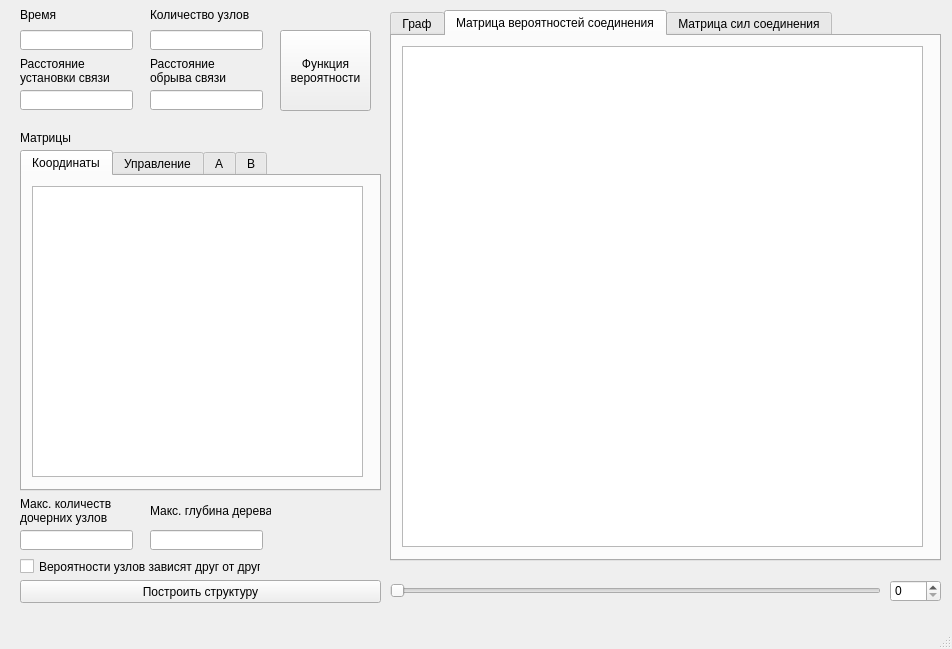
<?xml version="1.0" encoding="UTF-8"?>
<ui version="4.0">
 <class>MainWindow</class>
 <widget class="QMainWindow" name="MainWindow">
  <property name="geometry">
   <rect>
    <x>0</x>
    <y>0</y>
    <width>952</width>
    <height>649</height>
   </rect>
  </property>
  <property name="windowTitle">
   <string>MainWindow</string>
  </property>
  <widget class="QWidget" name="centralwidget">
   <widget class="QTabWidget" name="tabWidget__inputMatrices">
    <property name="geometry">
     <rect>
      <x>20</x>
      <y>150</y>
      <width>361</width>
      <height>341</height>
     </rect>
    </property>
    <property name="currentIndex">
     <number>0</number>
    </property>
    <widget class="QWidget" name="tab__x">
     <attribute name="title">
      <string>Координаты</string>
     </attribute>
     <widget class="QTableWidget" name="tableWidget__inputx">
      <property name="geometry">
       <rect>
        <x>10</x>
        <y>10</y>
        <width>331</width>
        <height>291</height>
       </rect>
      </property>
     </widget>
    </widget>
    <widget class="QWidget" name="tab__u">
     <attribute name="title">
      <string>Управление</string>
     </attribute>
     <widget class="QTableWidget" name="tableWidget__inputu">
      <property name="geometry">
       <rect>
        <x>10</x>
        <y>10</y>
        <width>331</width>
        <height>291</height>
       </rect>
      </property>
     </widget>
    </widget>
    <widget class="QWidget" name="tab__A">
     <attribute name="title">
      <string>A</string>
     </attribute>
     <widget class="QTableWidget" name="tableWidget__inputA">
      <property name="geometry">
       <rect>
        <x>10</x>
        <y>10</y>
        <width>331</width>
        <height>291</height>
       </rect>
      </property>
     </widget>
    </widget>
    <widget class="QWidget" name="tab__B">
     <attribute name="title">
      <string>B</string>
     </attribute>
     <widget class="QTableWidget" name="tableWidget__inputB">
      <property name="geometry">
       <rect>
        <x>10</x>
        <y>10</y>
        <width>331</width>
        <height>291</height>
       </rect>
      </property>
     </widget>
    </widget>
   </widget>
   <widget class="QLabel" name="label__inputMatrices">
    <property name="geometry">
     <rect>
      <x>20</x>
      <y>122</y>
      <width>351</width>
      <height>31</height>
     </rect>
    </property>
    <property name="text">
     <string>Матрицы</string>
    </property>
   </widget>
   <widget class="QLineEdit" name="lineEdit__inputNodeAmount">
    <property name="geometry">
     <rect>
      <x>150</x>
      <y>30</y>
      <width>113</width>
      <height>20</height>
     </rect>
    </property>
   </widget>
   <widget class="QLineEdit" name="lineEdit__inputTime">
    <property name="geometry">
     <rect>
      <x>20</x>
      <y>30</y>
      <width>113</width>
      <height>20</height>
     </rect>
    </property>
   </widget>
   <widget class="QLabel" name="label__inputTime">
    <property name="geometry">
     <rect>
      <x>20</x>
      <y>-1</y>
      <width>111</width>
      <height>31</height>
     </rect>
    </property>
    <property name="text">
     <string>Время</string>
    </property>
   </widget>
   <widget class="QLabel" name="label__inputNodeAmount">
    <property name="geometry">
     <rect>
      <x>150</x>
      <y>-1</y>
      <width>111</width>
      <height>31</height>
     </rect>
    </property>
    <property name="text">
     <string>Количество узлов</string>
    </property>
   </widget>
   <widget class="QLabel" name="label__inputMaxSubNodes">
    <property name="geometry">
     <rect>
      <x>20</x>
      <y>490</y>
      <width>91</width>
      <height>41</height>
     </rect>
    </property>
    <property name="text">
     <string>Макс. количество
дочерних узлов</string>
    </property>
   </widget>
   <widget class="QLineEdit" name="lineEdit__inputMaxSubNodes">
    <property name="geometry">
     <rect>
      <x>20</x>
      <y>530</y>
      <width>113</width>
      <height>20</height>
     </rect>
    </property>
   </widget>
   <widget class="QLabel" name="label__inputMaxTreeLength">
    <property name="geometry">
     <rect>
      <x>150</x>
      <y>490</y>
      <width>121</width>
      <height>41</height>
     </rect>
    </property>
    <property name="text">
     <string>Макс. глубина дерева</string>
    </property>
   </widget>
   <widget class="QLineEdit" name="lineEdit__inputMaxTreeLength">
    <property name="geometry">
     <rect>
      <x>150</x>
      <y>530</y>
      <width>113</width>
      <height>20</height>
     </rect>
    </property>
   </widget>
   <widget class="QCheckBox" name="checkBox__inputProbDepending">
    <property name="geometry">
     <rect>
      <x>20</x>
      <y>556</y>
      <width>241</width>
      <height>21</height>
     </rect>
    </property>
    <property name="text">
     <string>Вероятности узлов зависят друг от друга</string>
    </property>
   </widget>
   <widget class="QPushButton" name="pushButton__buildStructure">
    <property name="geometry">
     <rect>
      <x>20</x>
      <y>580</y>
      <width>361</width>
      <height>23</height>
     </rect>
    </property>
    <property name="text">
     <string>Построить структуру</string>
    </property>
   </widget>
   <widget class="QTabWidget" name="tabWidget__displayStructure">
    <property name="geometry">
     <rect>
      <x>390</x>
      <y>10</y>
      <width>551</width>
      <height>551</height>
     </rect>
    </property>
    <property name="currentIndex">
     <number>1</number>
    </property>
    <widget class="QWidget" name="tab__displayGraph">
     <attribute name="title">
      <string>Граф</string>
     </attribute>
     <widget class="MplWidget" name="widget__displayGraph" native="true">
      <property name="geometry">
       <rect>
        <x>10</x>
        <y>10</y>
        <width>521</width>
        <height>501</height>
       </rect>
      </property>
     </widget>
    </widget>
    <widget class="QWidget" name="tab__displayProbMatrix">
     <attribute name="title">
      <string>Матрица вероятностей соединения</string>
     </attribute>
     <widget class="QTableWidget" name="tableWidget__displayProbMatrix">
      <property name="geometry">
       <rect>
        <x>10</x>
        <y>10</y>
        <width>521</width>
        <height>501</height>
       </rect>
      </property>
     </widget>
    </widget>
    <widget class="QWidget" name="tab__displayPowerMatrix">
     <attribute name="title">
      <string>Матрица сил соединения</string>
     </attribute>
     <widget class="QTableWidget" name="tableWidget__displayPowerMatrix">
      <property name="geometry">
       <rect>
        <x>10</x>
        <y>10</y>
        <width>521</width>
        <height>501</height>
       </rect>
      </property>
     </widget>
    </widget>
   </widget>
   <widget class="QSlider" name="horizontalSlider__controlTime">
    <property name="geometry">
     <rect>
      <x>390</x>
      <y>580</y>
      <width>491</width>
      <height>22</height>
     </rect>
    </property>
    <property name="orientation">
     <enum>Qt::Horizontal</enum>
    </property>
   </widget>
   <widget class="QSpinBox" name="spinBox__controlTime">
    <property name="geometry">
     <rect>
      <x>890</x>
      <y>580</y>
      <width>51</width>
      <height>22</height>
     </rect>
    </property>
   </widget>
   <widget class="QLabel" name="label__inputDistanceLinkOn">
    <property name="geometry">
     <rect>
      <x>20</x>
      <y>50</y>
      <width>111</width>
      <height>41</height>
     </rect>
    </property>
    <property name="text">
     <string>Расстояние
установки связи</string>
    </property>
   </widget>
   <widget class="QLineEdit" name="lineEdit__inputDistanceLinkOn">
    <property name="geometry">
     <rect>
      <x>20</x>
      <y>90</y>
      <width>113</width>
      <height>20</height>
     </rect>
    </property>
   </widget>
   <widget class="QLabel" name="label__inputDistanceLinkOff">
    <property name="geometry">
     <rect>
      <x>150</x>
      <y>50</y>
      <width>111</width>
      <height>41</height>
     </rect>
    </property>
    <property name="text">
     <string>Расстояние
обрыва связи</string>
    </property>
   </widget>
   <widget class="QLineEdit" name="lineEdit__inputDistanceLinkOff">
    <property name="geometry">
     <rect>
      <x>150</x>
      <y>90</y>
      <width>113</width>
      <height>20</height>
     </rect>
    </property>
   </widget>
   <widget class="QPushButton" name="pushButton__showProbFunc">
    <property name="geometry">
     <rect>
      <x>280</x>
      <y>30</y>
      <width>91</width>
      <height>81</height>
     </rect>
    </property>
    <property name="text">
     <string>Функция
вероятности</string>
    </property>
   </widget>
  </widget>
  <widget class="QMenuBar" name="menubar">
   <property name="geometry">
    <rect>
     <x>0</x>
     <y>0</y>
     <width>952</width>
     <height>21</height>
    </rect>
   </property>
  </widget>
  <widget class="QStatusBar" name="statusbar"/>
 </widget>
 <customwidgets>
  <customwidget>
   <class>MplWidget</class>
   <extends>QWidget</extends>
   <header>mplwidget.h</header>
   <container>1</container>
  </customwidget>
 </customwidgets>
 <resources/>
 <connections/>
</ui>
